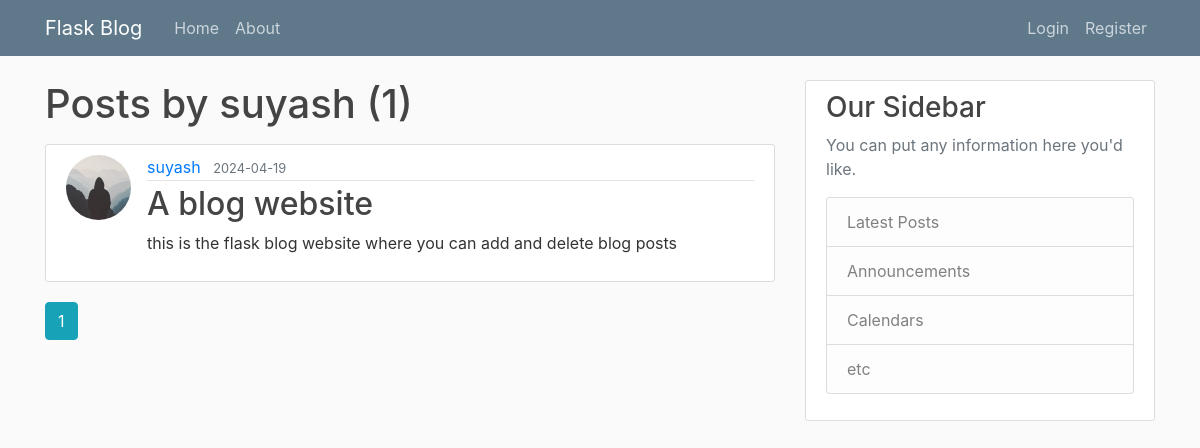
Screenshot of /user/suyash with the database file from the repository.
### flaskblog/models.py (models this page shows, shortened)
class User(db.Model, UserMixin):
    id = db.Column(db.Integer, primary_key=True)
    username = db.Column(db.String(20), unique=True, nullable=False)
    email = db.Column(db.String(120), unique=True, nullable=False)
    image_file = db.Column(db.String(20), nullable=False, default='default.jpg')
    password = db.Column(db.String(60), nullable=False)
    posts = db.relationship('Post', backref='author', lazy=True)

class Post(db.Model):
    id = db.Column(db.Integer, primary_key=True)
    title = db.Column(db.String(100), nullable=False)
    date_posted = db.Column(db.DateTime, nullable=False, default=datetime.utcnow)
    content = db.Column(db.Text, nullable=False)
    user_id = db.Column(db.Integer, db.ForeignKey('user.id'), nullable=False)

### flaskblog/routes.py (the view)
@app.route("/user/<string:username>")
def user_posts(username):
    page = request.args.get('page', 1, type=int)
    user = User.query.filter_by(username=username).first_or_404()
    posts = Post.query.filter_by(author=user)\
        .order_by(Post.date_posted.desc())\
        .paginate(page=page, per_page=5)
    return render_template('user_posts.html', posts=posts, user=user)

### flaskblog/templates/user_posts.html
{% extends "layout.html" %}
{% block content %}
    <h1 class="mb-3">Posts by {{ user.username }} ({{ posts.total }})</h1>
    {% for post in posts.items %}
        <article class="media content-section">
          <img class="rounded-circle article-img" src="{{ url_for('static', filename='profile_pics/' + post.author.image_file) }}">
          <div class="media-body">
            <div class="article-metadata">
              <a class="mr-2" href="{{ url_for('user_posts', username=post.author.username) }}">{{ post.author.username }}</a>
              <small class="text-muted">{{ post.date_posted.strftime('%Y-%m-%d') }}</small>
            </div>
            <h2><a class="article-title" href="{{ url_for('post', post_id=post.id) }}">{{ post.title }}</a></h2>
            <p class="article-content">{{ post.content }}</p>
          </div>
        </article>
    {% endfor %}
    {% for page_num in posts.iter_pages(left_edge=1, right_edge=1, left_current=1, right_current=2) %}
      {% if page_num %}
        {% if posts.page == page_num %}
          <a class="btn btn-info mb-4" href="{{ url_for('user_posts', username=user.username, page=page_num) }}">{{ page_num }}</a>
        {% else %}
          <a class="btn btn-outline-info mb-4" href="{{ url_for('user_posts', username=user.username, page=page_num) }}">{{ page_num }}</a>
        {% endif %}
      {% else %}
        ...
      {% endif %}
    {% endfor %}
{% endblock content %}

### flaskblog/static/main.css (style rules this page uses)
body { background: #fafafa; color: #333333; margin-top: 5rem; }
h1, h2, h3, h4, h5, h6 { color: #444444; }
.content-section { background: #ffffff; padding: 10px 20px; border: 1px solid #dddddd; border-radius: 3px; margin-bottom: 20px; }
.article-title { color: #444444; }
.article-content { white-space: pre-line; }
.article-img { height: 65px; width: 65px; margin-right: 16px; }
.article-metadata { padding-bottom: 1px; margin-bottom: 4px; border-bottom: 1px solid #e3e3e3 }

### rows the page displays
User: username "suyash"
Post: image_file (placeholder picture), author.username "suyash", date_posted "2024-04-19", title "A blog website", content "this is the flask blog website where you can add and delete blog posts"

### other values shown
{{ posts.total }} "1"
{{ page_num }} "1"
